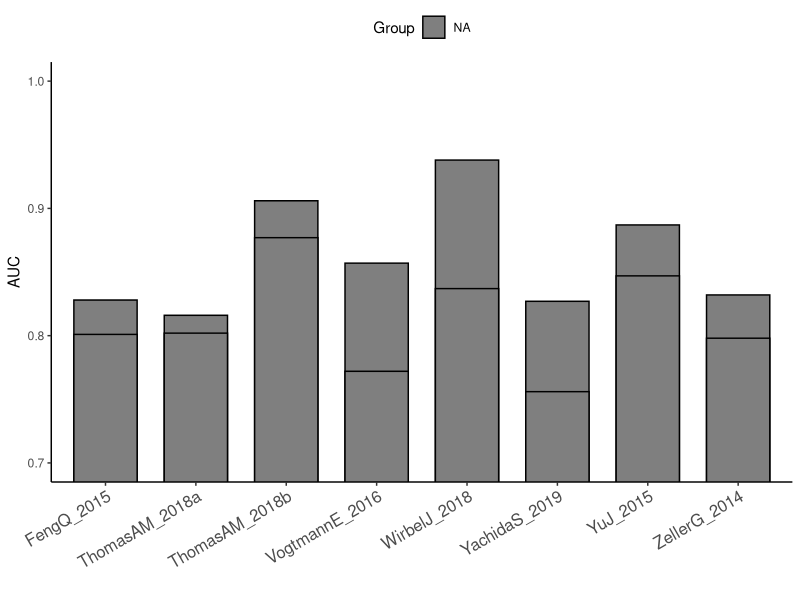

Here is the R script that generated this plot:
library(ggplot2)



df2<-read.table("for_AUC_plot.csv", header=TRUE)
head(df2)

df2$Group <- factor(df2$Group, levels = rev(levels(df2$Group)))
pdf("auc_bar.pdf", width=5.4, height=4)
# Change the colors manually
p <- ggplot(data=df2, aes(x=Cohort, y=AUC, fill=Group)) +
  geom_bar(width=0.7, stat="identity", color="black", position=position_dodge())+
  theme_classic()+
  scale_x_discrete(guide = guide_axis(angle = 30))+
  coord_cartesian(ylim=c(0.7,1))+
  theme(legend.position = "top", axis.text.x = element_text(size = 12))+xlab("")
# Use custom colors
# p + scale_fill_manual(values=c('#999999','#E69F00'))
#p + scale_fill_manual(values=c('#1B9E77', '#D95F02'))
p + scale_fill_manual(values=c("slateblue1" , "tomato"))

# Use brewer color palettes
# p + scale_fill_brewer(palette="Blues")


dev.off()
